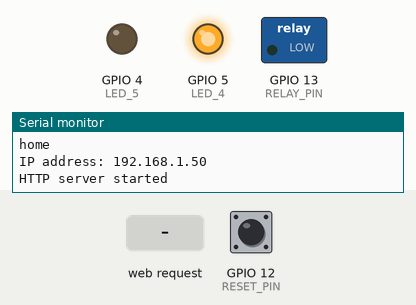
Recording of a sketch running on a simulated ESP8266 (NodeMCU). On the bench: switched loads named in the sketch (green lamp = pin HIGH), output pins drawn as LEDs (lit = HIGH), the last lines printed to the serial monitor. The inputs (shaded band) are chosen by the test bench; at power-on: GPIO 12 (RESET_PIN) HIGH. WiFi joins after 1.5 s; servers stay silent unless stated.

Above: at 2.7 s.
2.8 s: HTTP request GET / received
At 3.6 s:
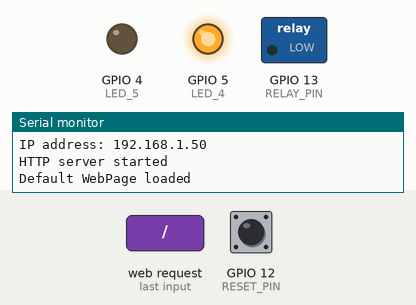
4.4 s: HTTP request GET /On received
At 4.8 s:
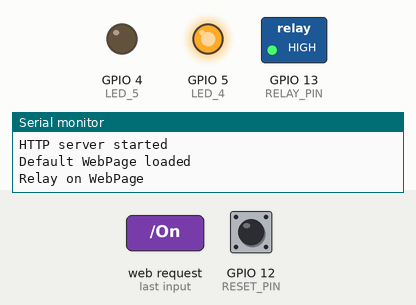
5.9 s: HTTP request GET / received
At 7.2 s:
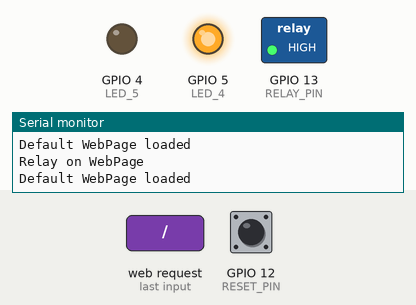
Timing chart, 0 to 8.9 s (numbered marks = the images above; inputs shaded):
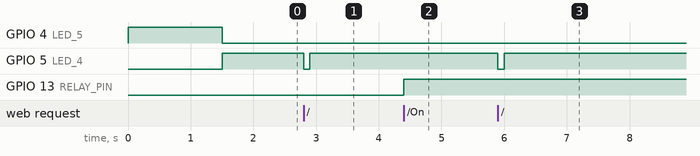

Measured:
- after the input at 2.8 s, GPIO 5 (LED_4): HIGH → LOW at once, → HIGH 0.10 s later
- after the input at 4.4 s, GPIO 13 (RELAY_PIN): LOW → HIGH at once
- after the input at 5.9 s, GPIO 5 (LED_4): HIGH → LOW at once, → HIGH 0.10 s later

The sketch:

DomCo_Power_Switch_demo_code.ino
```cpp
// (licence header left out)
#include <ESP8266WiFi.h>          // https://github.com/esp8266/Arduino
#include <DNSServer.h>
#include <ESP8266WebServer.h>
#include <WiFiManager.h>         // https://github.com/tzapu/WiFiManager
#include <ESP8266mDNS.h>

#define VERSION_MAJOR   1
#define VERSION_MINOR   2
#define VERSION_BUILD   0


//#define STATIC_IP_NETWORK           // Uncomment this out if you want to set a static IP address once it joins your network.
//#define CLEAR_SSID_ON_EVERY_BOOT    // Uncomment this code if you want the DomCo Power Switch to clear the stored SSID/PASSWORD every time the code is flashed.  This will cause it to boot to AP mode every time.

#define RELAY_PIN   13          // Relay Output Control Pin
#define RESET_PIN   12          // GND RESET_PIN to during power up to erase stored SSID/PASSWORD
#define LED_4       5           // AMBER LED
#define LED_5       4           // Green LED

#define RELAY_ON    HIGH        // Active high output for relay ON
#define RELAY_OFF   !RELAY_ON

#define LED_ON      LOW         // Active Low output for LED's
#define LED_OFF     !LED_ON

#ifdef STATIC_IP_NETWORK
  IPAddress _ip = IPAddress(192, 168, 1, 236);    // set static IP Address here
  IPAddress _gw = IPAddress(192, 168, 1, 1);      // set static IP Gateway here
  IPAddress _sn = IPAddress(255, 255, 255, 0);    // set static IP Subnet Mask here
#endif

ESP8266WebServer server(80);

String site;

String getMacAddress()
{
  byte mac[6];

  WiFi.macAddress(mac);
  String cMac = "";
  for (int i = 0; i < 6; ++i)
  {
    if (mac[i]<0x10)
    {
      cMac += "0";
    }

  cMac += String(mac[i],HEX);
  if(i<5)
    cMac += ":"; // delimiter between bytes
  }

  cMac.toUpperCase();
  return cMac;
}

void create_WebSite()
{
  site = "<style>";
  site += ".submit-button {width: 90%; height: 150px; font-size: 50px;}";
  site += ".footer-link {bottom: 10; position: absolute; margin: auto; width: 99%;}";
  site += "</style>";
  site += "<body style=\"background-color:blue; font-size:50px\">";
  site += "<center>";
  site += "<h1 style=\"color:Red; padding-bottom:20px\">DomCo Relay Demo</h1>";
  site += "<h2 style=\"color:white; padding-bottom:40px\">IP Address: ";
  site += WiFi.localIP().toString();
  site += "</h2>";
  site += "<h2 style=\"color:white; padding-bottom:40px\">The Relay is ";
  if(digitalRead(RELAY_PIN) == RELAY_ON)
  {
    site += "On";
  }
  else
  {
    site += "Off";
  }
  site += "</h2>";
  site += "<form action=\"/On\" method=\"POST\"><input type=\"submit\" value=\"Turn Relay On\" class=\"submit-button\"></form>";
  site += "<form action=\"/Off\" method=\"POST\"><input type=\"submit\" value=\"Turn Relay Off\" class=\"submit-button\"></form>";
  site += "<h2 style=\"color:white; padding-bottom:40px\">MAC Address: ";
  site += getMacAddress();
  //site += WiFi.macAddress().toString();
  site += "</h2>";
  site += "<h2 style=\"color:white; padding-bottom:40px\">Version: ";
  site += VERSION_MAJOR;
  site += ".";
  site += VERSION_MINOR;
  site += ".";
  site += VERSION_BUILD;
  site += "</h2>";
  site += "<div class=\"footer-link\"><a href=\"http://www.domcoelectronics.com\" style=\"color:coral; font-weight:bold;\">DomCoElectronics.com</a></div>";
  site += "</center></body>";
}

void handleRoot()
{
  Serial.println("Default WebPage loaded");
  digitalWrite(LED_4, LED_ON);
  create_WebSite();
  server.send(200, "text/html", site);
  delay(100);
  digitalWrite(LED_4, LED_OFF);
}

void handleRELAYon()
{
 Serial.println("Relay on WebPage");
 digitalWrite(RELAY_PIN, RELAY_ON);
 create_WebSite();
 server.send(200, "text/html", site);
 delay(100);
}

void handleRELAYoff()
{
 Serial.println("Relay off WebPage");
 digitalWrite(RELAY_PIN, RELAY_OFF);
 create_WebSite();
 server.send(200, "text/html", site);
 delay(100);
}

void handleNotFound()
{
  digitalWrite(LED_4, LED_ON);
  String message = "File Not Found\n\n";
  message += "URI: ";
  message += server.uri();
  message += "\nMethod: ";
  message += (server.method() == HTTP_GET)?"GET":"POST";
  message += "\nArguments: ";
  message += server.args();
  message += "\n";
  for (uint8_t i=0; i<server.args(); i++){
    message += " " + server.argName(i) + ": " + server.arg(i) + "\n";
  }
  server.send(404, "text/plain", message);
  digitalWrite(LED_4, LED_OFF);
}

void setup()
{
    pinMode(RELAY_PIN, OUTPUT);         //output pin for the relay
    digitalWrite(RELAY_PIN, RELAY_OFF); //ste initial Relay state as off
    pinMode(RESET_PIN, INPUT);          //input pin to reset wifi credientals
    pinMode(LED_4, OUTPUT);
    digitalWrite(LED_4, LED_ON);
    pinMode(LED_5, OUTPUT);
    digitalWrite(LED_5, LED_OFF);

    Serial.begin(115200);               //set serial port default pin high

    WiFiManager wifiManager;            //Local intialization. Once its business is done, there is no need to keep it around

    if(digitalRead(RESET_PIN) == LOW)
    {
      wifiManager.resetSettings();      //reset saved settings
    }

#ifdef CLEAR_SSID_ON_EVERY_BOOT
    wifiManager.resetSettings();      //reset saved settings
#endif

#ifdef STATIC_IP_NETWORK
    wifiManager.setSTAStaticIPConfig(_ip, _gw, _sn);
#endif

    wifiManager.autoConnect("DomCo_Relay");

    digitalWrite(LED_4, LED_OFF);

    Serial.println();
    if (MDNS.begin("DomCo_Relay"))
    {
      Serial.println("MDNS responder started");
    }

    digitalWrite(LED_5, LED_ON);
    Serial.println("connected to Access Point:");
    Serial.println(WiFi.SSID());
    Serial.print("IP address: ");
    Serial.println(WiFi.localIP());  //IP address assigned to your ESP

    server.on("/", handleRoot);
    server.on("/On", handleRELAYon); //as Per  <a href="ledOn">, Subroutine to be called
    server.on("/Off", handleRELAYoff);
    server.onNotFound(handleNotFound);

    server.begin();
    Serial.println("HTTP server started");
}

void loop()
{
  server.handleClient();
}
```
